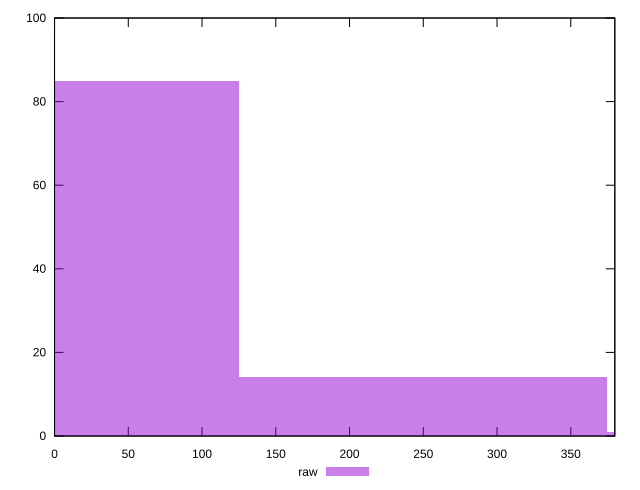

Recreate this plot in gnuplot.
reset

$raw <<EOF
249.54496623374249 14
0 85
499.08993246748497 1
EOF

set key outside below
set boxwidth 249.54496623374249
set xrange [0:379.856]
set yrange [0:100]
set trange [0:100]
set style fill transparent solid 0.5 noborder
set terminal svg size 640, 490 enhanced background rgb 'white'
set output "report/report_00029_2021-02-24T13-36-40.390Z/uses-rel-preconnect/samples/agenda/raw/histogram.svg"

plot $raw title "raw" with boxes

reset
